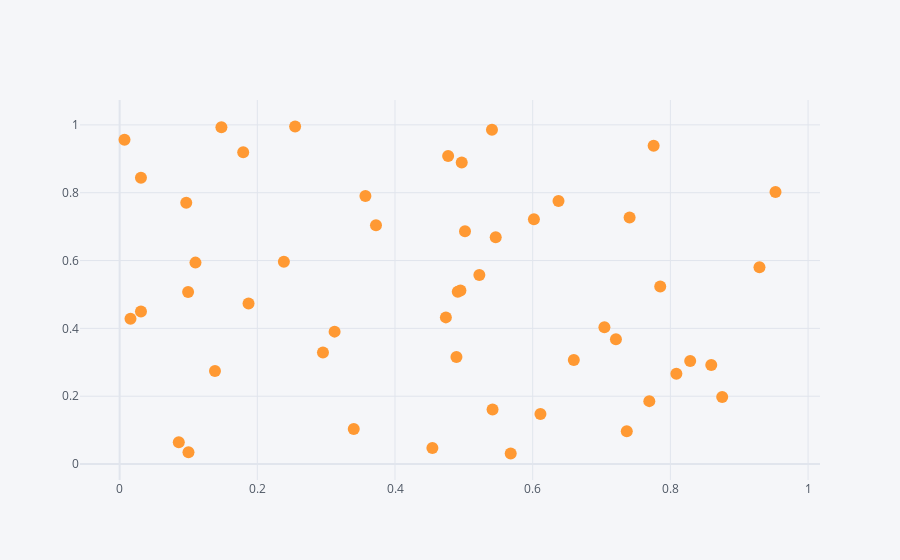

The notebook cell this image was saved under:
### Code cell
df2 = pd.DataFrame(np.random.rand(50, 4), columns=['a', 'b', 'c', 'd']) #DataFrame Generation

df2.iplot(kind='scatter',x='c',y='d',mode='markers')

### Figure 1 — Plotly figure (JSON) as saved in the notebook; plotly's stock layout.template omitted (floating-point values rounded to 4 significant figures)
{"data": [{"line": {"color": "rgba(255, 153, 51, 1.0)", "dash": "solid", "shape": "linear", "width": 1.3}, "marker": {"size": 12, "symbol": "circle"}, "mode": "markers", "name": "d", "text": "", "type": "scatter", "x": [0.1101, 0.8753, 0.9527, 0.5225, 0.7209, 0.3724, 0.7367, 0.1385, 0.5463, 0.09675, 0.1873, 0.2386, 0.08591, 0.495, 0.8594, 0.03095, 0.09999, 0.5681, 0.7757, 0.4739, 0.4969, 0.3122, 0.8087, 0.6597, 0.01576, 0.7042, 0.7694, 0.6375, 0.5017, 0.4911, 0.2549, 0.09944, 0.2953, 0.5408, 0.9294, 0.7407, 0.00706, 0.4543, 0.4772, 0.1795, 0.7853, 0.6112, 0.4892, 0.357, 0.3401, 0.5417, 0.1478, 0.6018, 0.8288, 0.03098], "y": [0.5939, 0.1975, 0.8022, 0.5573, 0.3678, 0.7038, 0.09704, 0.2742, 0.669, 0.7703, 0.4735, 0.5966, 0.06415, 0.512, 0.2918, 0.8441, 0.03471, 0.03119, 0.9383, 0.4325, 0.889, 0.3905, 0.2664, 0.3069, 0.4284, 0.4031, 0.1856, 0.7755, 0.6864, 0.5078, 0.9952, 0.5073, 0.3288, 0.9854, 0.5802, 0.7273, 0.9561, 0.04749, 0.9085, 0.9195, 0.5238, 0.1474, 0.316, 0.79, 0.1032, 0.1611, 0.9928, 0.7219, 0.3038, 0.4497]}], "layout": {"legend": {"bgcolor": "#F5F6F9", "font": {"color": "#4D5663"}}, "paper_bgcolor": "#F5F6F9", "plot_bgcolor": "#F5F6F9", "title": {"font": {"color": "#4D5663"}}, "xaxis": {"gridcolor": "#E1E5ED", "showgrid": true, "tickfont": {"color": "#4D5663"}, "title": {"font": {"color": "#4D5663"}, "text": ""}, "zerolinecolor": "#E1E5ED"}, "yaxis": {"gridcolor": "#E1E5ED", "showgrid": true, "tickfont": {"color": "#4D5663"}, "title": {"font": {"color": "#4D5663"}, "text": ""}, "zerolinecolor": "#E1E5ED"}}}
